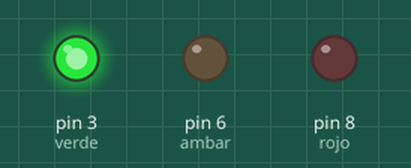
Recording of a sketch running on a simulated Arduino Uno, built with avr-gcc and run on an emulated ATmega328P. Shown: output pins drawn as LEDs (lit = HIGH).

Above: at 0.1 s.
At 7.8 s:
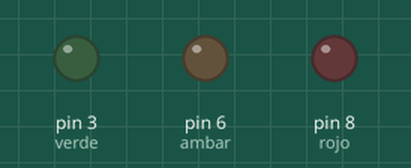
At 15.9 s:
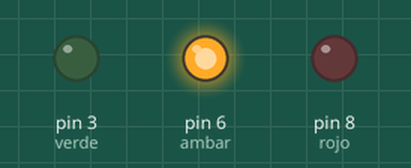
At 36.9 s:
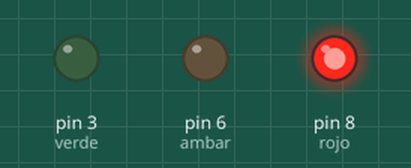
Timing chart, 0 to 40.0 s (numbered marks = the images above):
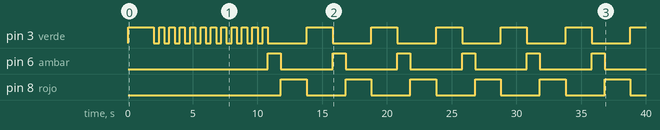

Measured:
- by itself, pin 3 (verde): goes HIGH 2.0 s, 11 × (LOW 0.40 s, HIGH 0.40 s), 5 × (LOW 3.0 s, HIGH 2.0 s), LOW 3.0 s, then HIGH
- by itself, pin 6 (ambar): LOW → HIGH at 10.8 s, → LOW 1.0 s later, → HIGH 4.0 s later, → LOW 1.0 s later, … (12 changes in this stretch)
- by itself, pin 8 (rojo): LOW → HIGH at 11.8 s, → LOW 2.0 s later, → HIGH 3.0 s later, → LOW 2.0 s later, … (12 changes in this stretch)

The sketch:

Semaforo_Parpadeo_con_While.ino
```cpp
int verde = 3;
int ambar = 6;
int rojo  = 8;

void setup(){
  pinMode(verde,OUTPUT);
  pinMode(ambar,OUTPUT);
  pinMode(rojo,OUTPUT);

}
int i = 0;
void loop(){
  //Verde
  digitalWrite(verde,HIGH);
  delay(2000);
  digitalWrite(verde,LOW);
  //Parpadeo
  while(i<=10){
  	delay(400);
  	digitalWrite(verde,HIGH);
  	delay(400);
  	digitalWrite(verde,LOW);
  	i++;
  }

  digitalWrite(verde,LOW);
  //ambar
  digitalWrite(ambar,HIGH);
  delay(1000);
  digitalWrite(ambar,LOW);

  //rojo
  digitalWrite(rojo,HIGH);
  delay(2000);
  digitalWrite(rojo,LOW);
}
```
